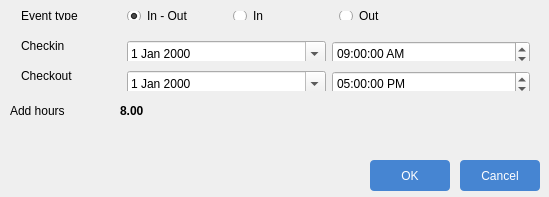
<?xml version="1.0" encoding="UTF-8"?>
<ui version="4.0">
 <class>AttendanceEventFormClass</class>
 <widget class="QWidget" name="AttendanceEventFormClass">
  <property name="geometry">
   <rect>
    <x>0</x>
    <y>0</y>
    <width>549</width>
    <height>197</height>
   </rect>
  </property>
  <property name="windowTitle">
   <string>AttendanceEventForm</string>
  </property>
  <widget class="QLabel" name="errorLabel">
   <property name="geometry">
    <rect>
     <x>10</x>
     <y>130</y>
     <width>531</width>
     <height>21</height>
    </rect>
   </property>
   <property name="font">
    <font>
     <pointsize>8</pointsize>
    </font>
   </property>
   <property name="text">
    <string/>
   </property>
  </widget>
  <widget class="QLabel" name="hoursLabel">
   <property name="geometry">
    <rect>
     <x>10</x>
     <y>100</y>
     <width>71</width>
     <height>21</height>
    </rect>
   </property>
   <property name="text">
    <string>Add hours</string>
   </property>
  </widget>
  <widget class="QLabel" name="valueHoursLabel">
   <property name="geometry">
    <rect>
     <x>120</x>
     <y>100</y>
     <width>421</width>
     <height>21</height>
    </rect>
   </property>
   <property name="font">
    <font>
     <weight>75</weight>
     <bold>true</bold>
    </font>
   </property>
   <property name="text">
    <string>8.00</string>
   </property>
  </widget>
  <widget class="QWidget" name="horizontalLayoutWidget_2">
   <property name="geometry">
    <rect>
     <x>10</x>
     <y>30</y>
     <width>531</width>
     <height>31</height>
    </rect>
   </property>
   <layout class="QHBoxLayout" name="horizontalLayout_2">
    <item>
     <widget class="QLabel" name="checkinLabel">
      <property name="maximumSize">
       <size>
        <width>100</width>
        <height>16777215</height>
       </size>
      </property>
      <property name="text">
       <string>Checkin</string>
      </property>
     </widget>
    </item>
    <item>
     <widget class="QDateEdit" name="checkinDateEdit">
      <property name="minimumSize">
       <size>
        <width>0</width>
        <height>26</height>
       </size>
      </property>
      <property name="calendarPopup">
       <bool>true</bool>
      </property>
     </widget>
    </item>
    <item>
     <widget class="QTimeEdit" name="checkinTimeEdit">
      <property name="minimumSize">
       <size>
        <width>0</width>
        <height>26</height>
       </size>
      </property>
      <property name="displayFormat">
       <string>hh:mm:ss AP</string>
      </property>
      <property name="time">
       <time>
        <hour>9</hour>
        <minute>0</minute>
        <second>0</second>
       </time>
      </property>
     </widget>
    </item>
   </layout>
  </widget>
  <widget class="QWidget" name="horizontalLayoutWidget">
   <property name="geometry">
    <rect>
     <x>10</x>
     <y>0</y>
     <width>531</width>
     <height>31</height>
    </rect>
   </property>
   <layout class="QHBoxLayout" name="horizontalLayout">
    <item>
     <widget class="QLabel" name="eventTypeLabel">
      <property name="maximumSize">
       <size>
        <width>100</width>
        <height>16777215</height>
       </size>
      </property>
      <property name="text">
       <string>Event type</string>
      </property>
     </widget>
    </item>
    <item>
     <widget class="QRadioButton" name="inOutRadio">
      <property name="maximumSize">
       <size>
        <width>100</width>
        <height>16777215</height>
       </size>
      </property>
      <property name="text">
       <string>In - Out</string>
      </property>
      <property name="checked">
       <bool>true</bool>
      </property>
     </widget>
    </item>
    <item>
     <widget class="QRadioButton" name="inRadio">
      <property name="maximumSize">
       <size>
        <width>100</width>
        <height>16777215</height>
       </size>
      </property>
      <property name="text">
       <string>In</string>
      </property>
     </widget>
    </item>
    <item>
     <widget class="QRadioButton" name="outRadio">
      <property name="text">
       <string>Out</string>
      </property>
     </widget>
    </item>
   </layout>
  </widget>
  <widget class="QWidget" name="horizontalLayoutWidget_3">
   <property name="geometry">
    <rect>
     <x>10</x>
     <y>60</y>
     <width>531</width>
     <height>31</height>
    </rect>
   </property>
   <layout class="QHBoxLayout" name="horizontalLayout_3">
    <item>
     <widget class="QLabel" name="checkoutLabel">
      <property name="maximumSize">
       <size>
        <width>100</width>
        <height>16777215</height>
       </size>
      </property>
      <property name="text">
       <string>Checkout</string>
      </property>
     </widget>
    </item>
    <item>
     <widget class="QDateEdit" name="checkoutDateEdit">
      <property name="minimumSize">
       <size>
        <width>0</width>
        <height>26</height>
       </size>
      </property>
      <property name="calendarPopup">
       <bool>true</bool>
      </property>
     </widget>
    </item>
    <item>
     <widget class="QTimeEdit" name="checkoutTimeEdit">
      <property name="minimumSize">
       <size>
        <width>0</width>
        <height>26</height>
       </size>
      </property>
      <property name="displayFormat">
       <string>hh:mm:ss AP</string>
      </property>
      <property name="time">
       <time>
        <hour>17</hour>
        <minute>0</minute>
        <second>0</second>
       </time>
      </property>
     </widget>
    </item>
   </layout>
  </widget>
  <widget class="QPushButton" name="btnCancel">
   <property name="geometry">
    <rect>
     <x>460</x>
     <y>160</y>
     <width>80</width>
     <height>31</height>
    </rect>
   </property>
   <property name="font">
    <font>
     <family>Arial</family>
     <pointsize>9</pointsize>
    </font>
   </property>
   <property name="styleSheet">
    <string notr="true">QPushButton {
	text-align: center;
	color: #fff;
	background-color: rgba(70, 133, 210, 1);
	border-radius: 4px;
}

QPushButton:hover {
	background-color: rgba(70, 133, 210, 0.7);
}</string>
   </property>
   <property name="text">
    <string>Cancel</string>
   </property>
   <property name="icon">
    <iconset>
     <normaloff>../icons/close.png</normaloff>../icons/close.png</iconset>
   </property>
   <property name="iconSize">
    <size>
     <width>12</width>
     <height>12</height>
    </size>
   </property>
  </widget>
  <widget class="QPushButton" name="btnOk">
   <property name="geometry">
    <rect>
     <x>370</x>
     <y>160</y>
     <width>80</width>
     <height>31</height>
    </rect>
   </property>
   <property name="font">
    <font>
     <family>Arial</family>
     <pointsize>9</pointsize>
    </font>
   </property>
   <property name="styleSheet">
    <string notr="true">QPushButton {
	text-align: center;
	color: #fff;
	background-color: rgba(70, 133, 210, 1);
	border-radius: 4px;
}

QPushButton:hover {
	background-color: rgba(70, 133, 210, 0.7);
}</string>
   </property>
   <property name="text">
    <string>OK</string>
   </property>
   <property name="icon">
    <iconset>
     <normaloff>../icons/check.png</normaloff>../icons/check.png</iconset>
   </property>
   <property name="iconSize">
    <size>
     <width>16</width>
     <height>16</height>
    </size>
   </property>
  </widget>
 </widget>
 <layoutdefault spacing="6" margin="11"/>
 <resources/>
 <connections/>
</ui>
